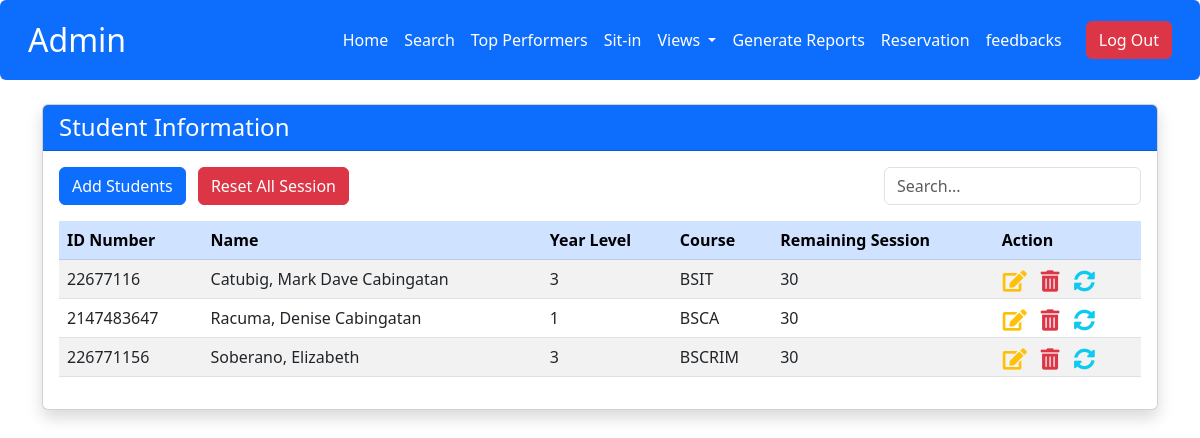
The app's page /admin/student_information.php, older data.
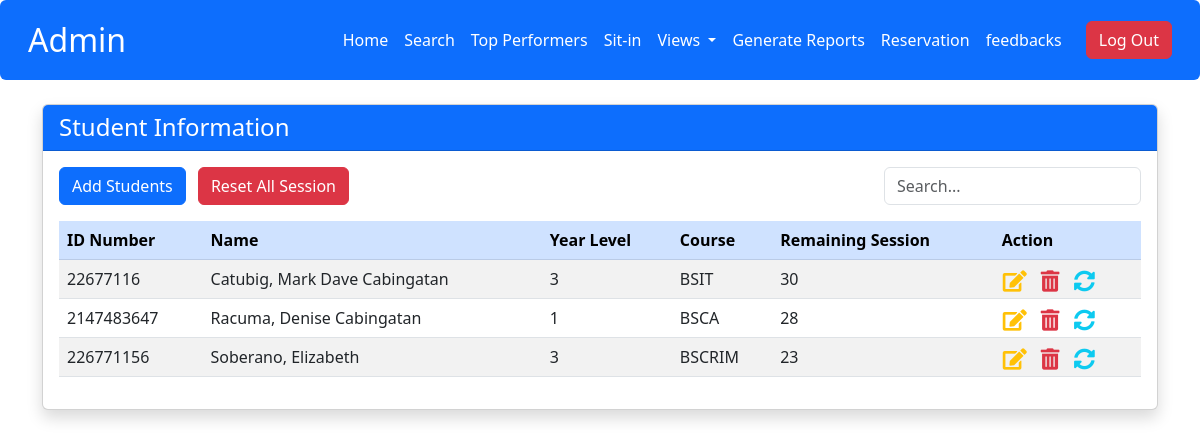
The same page, newer data.
### tables this page shows
CREATE TABLE `user` (
  `id` int(11) NOT NULL,
  `lname` varchar(50) DEFAULT NULL,
  `fname` varchar(50) DEFAULT NULL,
  `MName` varchar(50) DEFAULT NULL,
  `Course` varchar(50) DEFAULT NULL,
  `Level` varchar(10) DEFAULT NULL,
  `username` varchar(50) DEFAULT NULL,
  `password` varchar(255) NOT NULL,
  `image` varchar(255) DEFAULT NULL,
  `email` varchar(100) NOT NULL,
  `address` varchar(255) DEFAULT NULL,
  `role` enum('admin','user') NOT NULL DEFAULT 'user',
  `remaining_session` int(11) NOT NULL DEFAULT 30,
  `points` int(11) DEFAULT 0
);

### admin/student_information.php (the view, shortened to what this page needs)
<?php
include('db.php');
include('admin_navbar.php');
?>
<!DOCTYPE html>
<html lang="en">
<head>
    <link rel="stylesheet" href="https://cdn.jsdelivr.net/npm/bootstrap@5.3.0/dist/css/bootstrap.min.css">
    <link rel="stylesheet" href="https://cdnjs.cloudflare.com/ajax/libs/font-awesome/5.15.4/css/all.min.css">
</head>
<body>
    <div class="container mt-4">
        <div class="card shadow">
            <div class="card-header bg-primary text-white">
                <h4 class="mb-0">Student Information</h4>
            </div>
            <div class="card-body">
                <div class="d-flex justify-content-between mb-3">
                    <div>
                        <a href="add_student.php" class="btn btn-primary me-2">Add Students</a>
                        <button class="btn btn-danger" onclick="confirmResetSessions()">Reset All Session</button>
                    </div>
                    <div>
                        <input type="text" class="form-control" placeholder="Search...">
                    </div>
                </div>
                <div class="table-responsive">
                    <table class="table table-striped table-hover">
                        <thead class="table-primary">
                            <tr>
                                <th>ID Number</th>
                                <th>Name</th>
                                <th>Year Level</th>
                                <th>Course</th>
                                <th>Remaining Session</th>
                                <th>Action</th>
                            </tr>
                        </thead>
                        <tbody>
                            <?php
                               $query = "SELECT id, lname, fname, MName, Level, Course, remaining_session
                                      FROM user WHERE role = 'user' ORDER BY lname ASC";
                            $result = mysqli_query($con, $query);
                            if (!$result) {
                                echo "<tr><td colspan='6' class='text-center text-danger'>Error fetching data: " . mysqli_error($con) . "</td></tr>";
                            } else if (mysqli_num_rows($result) > 0) {
                                while ($row = mysqli_fetch_assoc($result)) {
                                    $sessionClass = '';
                                    $remaining = intval($row['remaining_session']);
                                    echo "<tr>
                                            <td>{$row['id']}</td>
                                            <td>{$row['lname']}, {$row['fname']} {$row['MName']}</td>
                                            <td>{$row['Level']}</td>
                                            <td>{$row['Course']}</td>
                                            <td class='{$sessionClass}'>{$remaining}</td>
                                            <td>
                                                <button class='btn btn-link text-warning p-0 me-2' onclick='location.href=\"edit_student.php?id={$row['id']}\"'>
                                                    <i class='fas fa-edit fa-lg' title='Edit Student'></i>
                                                </button>
                                                <button class='btn btn-link text-danger p-0 me-2' onclick='confirmDelete({$row['id']})'>
                                                    <i class='fas fa-trash-alt fa-lg' title='Delete Student'></i>
                                                </button>
                                                <button class='btn btn-link text-info p-0' onclick='confirmResetSingleStudent({$row['id']})'>
                                                    <i class='fas fa-sync-alt fa-lg' title='Reset Session'></i>
                                                </button>
                                            </td>
                                        </tr>";
                                }
                            } else {
                                echo "<tr><td colspan='6' class='text-center'>No students found</td></tr>";
                            }
                            ?>
                        </tbody>
                    </table>
                </div>
            </div>
        </div>
    </div>
</body>
</html>

Row changes from the older to the newer data that the page shows:
changed user "Racuma": remaining_session "30" → "28"
changed user "Soberano": remaining_session "30" → "23"
